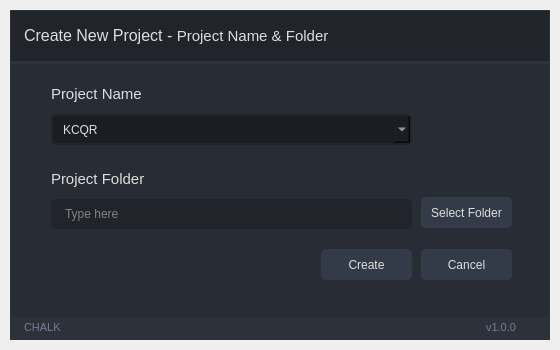
<?xml version="1.0" encoding="UTF-8"?>
<ui version="4.0">
 <author>Wanderson M. Pimenta</author>
 <class>ProjectName</class>
 <widget class="QMainWindow" name="ProjectName">
  <property name="geometry">
   <rect>
    <x>0</x>
    <y>0</y>
    <width>560</width>
    <height>350</height>
   </rect>
  </property>
  <property name="minimumSize">
   <size>
    <width>560</width>
    <height>350</height>
   </size>
  </property>
  <property name="windowTitle">
   <string>MainWindow</string>
  </property>
  <widget class="QWidget" name="styleSheet">
   <property name="font">
    <font>
     <family>Segoe UI</family>
     <pointsize>10</pointsize>
     <italic>false</italic>
     <bold>false</bold>
    </font>
   </property>
   <property name="styleSheet">
    <string notr="true">/* /////////////////////////////////////////////////////////////////////////////////////////////////

SET APP STYLESHEET - FULL STYLES HERE
DARK THEME - DRACULA COLOR BASED

///////////////////////////////////////////////////////////////////////////////////////////////// */

QWidget{
	color: rgb(221, 221, 221);
	font: 10pt &quot;Segoe UI&quot;;
}

/* /////////////////////////////////////////////////////////////////////////////////////////////////
Tooltip */
QToolTip {
	color: #ffffff;
	background-color: rgba(33, 37, 43, 180);
	border: 1px solid rgb(44, 49, 58);
	background-image: none;
	background-position: left center;
    background-repeat: no-repeat;
	border: none;
	border-left: 2px solid rgb(255, 121, 198);
	text-align: left;
	padding-left: 8px;
	margin: 0px;
}

/* /////////////////////////////////////////////////////////////////////////////////////////////////
Bg App */
#bgApp {	
	background-color: rgb(40, 44, 52);
	border: 1px solid rgb(44, 49, 58);
}

/* /////////////////////////////////////////////////////////////////////////////////////////////////
Left Menu */
#leftMenuBg {	
	background-color: rgb(33, 37, 43);
}
#topLogo {
	background-color: rgb(33, 37, 43);
	background-image: url(:/images/images/images/PyDracula.png);
	background-position: centered;
	background-repeat: no-repeat;
}
#titleLeftApp { font: 63 12pt &quot;Segoe UI Semibold&quot;; }
#titleLeftDescription { font: 8pt &quot;Segoe UI&quot;; color: rgb(189, 147, 249); }

/* MENUS */
#topMenu .QPushButton {	
	background-position: left center;
    background-repeat: no-repeat;
	border: none;
	border-left: 22px solid transparent;
	background-color: transparent;
	text-align: left;
	padding-left: 44px;
}
#topMenu .QPushButton:hover {
	background-color: rgb(40, 44, 52);
}
#topMenu .QPushButton:pressed {	
	background-color: rgb(189, 147, 249);
	color: rgb(255, 255, 255);
}
#bottomMenu .QPushButton {	
	background-position: left center;
    background-repeat: no-repeat;
	border: none;
	border-left: 20px solid transparent;
	background-color:transparent;
	text-align: left;
	padding-left: 44px;
}
#bottomMenu .QPushButton:hover {
	background-color: rgb(40, 44, 52);
}
#bottomMenu .QPushButton:pressed {	
	background-color: rgb(189, 147, 249);
	color: rgb(255, 255, 255);
}
#leftMenuFrame{
	border-top: 3px solid rgb(44, 49, 58);
}

/* Toggle Button */
#toggleButton {
	background-position: left center;
    background-repeat: no-repeat;
	border: none;
	border-left: 20px solid transparent;
	background-color: rgb(37, 41, 48);
	text-align: left;
	padding-left: 44px;
	color: rgb(113, 126, 149);
}
#toggleButton:hover {
	background-color: rgb(40, 44, 52);
}
#toggleButton:pressed {
	background-color: rgb(189, 147, 249);
}

/* Title Menu */
#titleRightInfo { padding-left: 10px; }


/* /////////////////////////////////////////////////////////////////////////////////////////////////
Extra Tab */
#extraLeftBox {	
	background-color: rgb(44, 49, 58);
}
#extraTopBg{	
	background-color: rgb(189, 147, 249)
}

/* Icon */
#extraIcon {
	background-position: center;
	background-repeat: no-repeat;
	background-image: url(:/icons/images/icons/icon_settings.png);
}

/* Label */
#extraLabel { color: rgb(255, 255, 255); }

/* Btn Close */
#extraCloseColumnBtn { background-color: rgba(255, 255, 255, 0); border: none;  border-radius: 5px; }
#extraCloseColumnBtn:hover { background-color: rgb(196, 161, 249); border-style: solid; border-radius: 4px; }
#extraCloseColumnBtn:pressed { background-color: rgb(180, 141, 238); border-style: solid; border-radius: 4px; }

/* Extra Content */
#extraContent{
	border-top: 3px solid rgb(40, 44, 52);
}

/* Extra Top Menus */
#extraTopMenu .QPushButton {
background-position: left center;
    background-repeat: no-repeat;
	border: none;
	border-left: 22px solid transparent;
	background-color:transparent;
	text-align: left;
	padding-left: 44px;
}
#extraTopMenu .QPushButton:hover {
	background-color: rgb(40, 44, 52);
}
#extraTopMenu .QPushButton:pressed {	
	background-color: rgb(189, 147, 249);
	color: rgb(255, 255, 255);
}

/* /////////////////////////////////////////////////////////////////////////////////////////////////
Content App */
#contentTopBg{	
	background-color: rgb(33, 37, 43);
}
#contentBottom{
	border-top: 3px solid rgb(44, 49, 58);
}

/* Top Buttons */
#rightButtons .QPushButton { background-color: rgba(255, 255, 255, 0); border: none;  border-radius: 5px; }
#rightButtons .QPushButton:hover { background-color: rgb(44, 49, 57); border-style: solid; border-radius: 4px; }
#rightButtons .QPushButton:pressed { background-color: rgb(23, 26, 30); border-style: solid; border-radius: 4px; }

/* Theme Settings */
#extraRightBox { background-color: rgb(44, 49, 58); }
#themeSettingsTopDetail { background-color: rgb(189, 147, 249); }

/* Bottom Bar */
#bottomBar { background-color: rgb(44, 49, 58); }
#bottomBar QLabel { font-size: 11px; color: rgb(113, 126, 149); padding-left: 10px; padding-right: 10px; padding-bottom: 2px; }

/* CONTENT SETTINGS */
/* MENUS */
#contentSettings .QPushButton {	
	background-position: left center;
    background-repeat: no-repeat;
	border: none;
	border-left: 22px solid transparent;
	background-color:transparent;
	text-align: left;
	padding-left: 44px;
}
#contentSettings .QPushButton:hover {
	background-color: rgb(40, 44, 52);
}
#contentSettings .QPushButton:pressed {	
	background-color: rgb(189, 147, 249);
	color: rgb(255, 255, 255);
}

/* /////////////////////////////////////////////////////////////////////////////////////////////////
QTableWidget */
QTableWidget {	
	background-color: transparent;
	padding: 10px;
	border-radius: 5px;
	gridline-color: rgb(44, 49, 58);
	border-bottom: 1px solid rgb(44, 49, 60);
}
QTableWidget::item{
	border-color: rgb(44, 49, 60);
	padding-left: 5px;
	padding-right: 5px;
	gridline-color: rgb(44, 49, 60);
}
QTableWidget::item:selected{
	background-color: rgb(189, 147, 249);
}
QHeaderView::section{
	background-color: rgb(33, 37, 43);
	max-width: 30px;
	border: 1px solid rgb(44, 49, 58);
	border-style: none;
    border-bottom: 1px solid rgb(44, 49, 60);
    border-right: 1px solid rgb(44, 49, 60);
}
QTableWidget::horizontalHeader {	
	background-color: rgb(33, 37, 43);
}
QHeaderView::section:horizontal
{
    border: 1px solid rgb(33, 37, 43);
	background-color: rgb(33, 37, 43);
	padding: 3px;
	border-top-left-radius: 7px;
    border-top-right-radius: 7px;
}
QHeaderView::section:vertical
{
    border: 1px solid rgb(44, 49, 60);
}

/* /////////////////////////////////////////////////////////////////////////////////////////////////
LineEdit */
QLineEdit {
	background-color: rgb(33, 37, 43);
	border-radius: 5px;
	border: 2px solid rgb(33, 37, 43);
	padding-left: 10px;
	selection-color: rgb(255, 255, 255);
	selection-background-color: rgb(255, 121, 198);
}
QLineEdit:hover {
	border: 2px solid rgb(64, 71, 88);
}
QLineEdit:focus {
	border: 2px solid rgb(91, 101, 124);
}

/* /////////////////////////////////////////////////////////////////////////////////////////////////
PlainTextEdit */
QPlainTextEdit {
	background-color: rgb(27, 29, 35);
	border-radius: 5px;
	padding: 10px;
	selection-color: rgb(255, 255, 255);
	selection-background-color: rgb(255, 121, 198);
}
QPlainTextEdit  QScrollBar:vertical {
    width: 8px;
 }
QPlainTextEdit  QScrollBar:horizontal {
    height: 8px;
 }
QPlainTextEdit:hover {
	border: 2px solid rgb(64, 71, 88);
}
QPlainTextEdit:focus {
	border: 2px solid rgb(91, 101, 124);
}

/* /////////////////////////////////////////////////////////////////////////////////////////////////
ScrollBars */
QScrollBar:horizontal {
    border: none;
    background: rgb(52, 59, 72);
    height: 8px;
    margin: 0px 21px 0 21px;
	border-radius: 0px;
}
QScrollBar::handle:horizontal {
    background: rgb(189, 147, 249);
    min-width: 25px;
	border-radius: 4px
}
QScrollBar::add-line:horizontal {
    border: none;
    background: rgb(55, 63, 77);
    width: 20px;
	border-top-right-radius: 4px;
    border-bottom-right-radius: 4px;
    subcontrol-position: right;
    subcontrol-origin: margin;
}
QScrollBar::sub-line:horizontal {
    border: none;
    background: rgb(55, 63, 77);
    width: 20px;
	border-top-left-radius: 4px;
    border-bottom-left-radius: 4px;
    subcontrol-position: left;
    subcontrol-origin: margin;
}
QScrollBar::up-arrow:horizontal, QScrollBar::down-arrow:horizontal
{
     background: none;
}
QScrollBar::add-page:horizontal, QScrollBar::sub-page:horizontal
{
     background: none;
}
 QScrollBar:vertical {
	border: none;
    background: rgb(52, 59, 72);
    width: 8px;
    margin: 21px 0 21px 0;
	border-radius: 0px;
 }
 QScrollBar::handle:vertical {	
	background: rgb(189, 147, 249);
    min-height: 25px;
	border-radius: 4px
 }
 QScrollBar::add-line:vertical {
     border: none;
    background: rgb(55, 63, 77);
     height: 20px;
	border-bottom-left-radius: 4px;
    border-bottom-right-radius: 4px;
     subcontrol-position: bottom;
     subcontrol-origin: margin;
 }
 QScrollBar::sub-line:vertical {
	border: none;
    background: rgb(55, 63, 77);
     height: 20px;
	border-top-left-radius: 4px;
    border-top-right-radius: 4px;
     subcontrol-position: top;
     subcontrol-origin: margin;
 }
 QScrollBar::up-arrow:vertical, QScrollBar::down-arrow:vertical {
     background: none;
 }

 QScrollBar::add-page:vertical, QScrollBar::sub-page:vertical {
     background: none;
 }

/* /////////////////////////////////////////////////////////////////////////////////////////////////
CheckBox */
QCheckBox::indicator {
    border: 3px solid rgb(52, 59, 72);
	width: 15px;
	height: 15px;
	border-radius: 10px;
    background: rgb(44, 49, 60);
}
QCheckBox::indicator:hover {
    border: 3px solid rgb(58, 66, 81);
}
QCheckBox::indicator:checked {
    background: 3px solid rgb(52, 59, 72);
	border: 3px solid rgb(52, 59, 72);	
	background-image: url(:/icons/images/icons/cil-check-alt.png);
}

/* /////////////////////////////////////////////////////////////////////////////////////////////////
RadioButton */
QRadioButton::indicator {
    border: 3px solid rgb(52, 59, 72);
	width: 15px;
	height: 15px;
	border-radius: 10px;
    background: rgb(44, 49, 60);
}
QRadioButton::indicator:hover {
    border: 3px solid rgb(58, 66, 81);
}
QRadioButton::indicator:checked {
    background: 3px solid rgb(94, 106, 130);
	border: 3px solid rgb(52, 59, 72);	
}

/* /////////////////////////////////////////////////////////////////////////////////////////////////
ComboBox */
QComboBox{
	background-color: rgb(27, 29, 35);
	border-radius: 5px;
	border: 2px solid rgb(33, 37, 43);
	padding: 5px;
	padding-left: 10px;
}
QComboBox:hover{
	border: 2px solid rgb(64, 71, 88);
}
QComboBox::drop-down {
	subcontrol-origin: padding;
	subcontrol-position: top right;
	width: 25px; 
	border-left-width: 3px;
	border-left-color: rgba(39, 44, 54, 150);
	border-left-style: solid;
	border-top-right-radius: 3px;
	border-bottom-right-radius: 3px;	
	background-image: url(:/icons/images/icons/cil-arrow-bottom.png);
	background-position: center;
	background-repeat: no-reperat;
 }
QComboBox QAbstractItemView {
	color: rgb(255, 121, 198);	
	background-color: rgb(33, 37, 43);
	padding: 10px;
	selection-background-color: rgb(39, 44, 54);
}

/* /////////////////////////////////////////////////////////////////////////////////////////////////
Sliders */
QSlider::groove:horizontal {
    border-radius: 5px;
    height: 10px;
	margin: 0px;
	background-color: rgb(52, 59, 72);
}
QSlider::groove:horizontal:hover {
	background-color: rgb(55, 62, 76);
}
QSlider::handle:horizontal {
    background-color: rgb(189, 147, 249);
    border: none;
    height: 10px;
    width: 10px;
    margin: 0px;
	border-radius: 5px;
}
QSlider::handle:horizontal:hover {
    background-color: rgb(195, 155, 255);
}
QSlider::handle:horizontal:pressed {
    background-color: rgb(255, 121, 198);
}

QSlider::groove:vertical {
    border-radius: 5px;
    width: 10px;
    margin: 0px;
	background-color: rgb(52, 59, 72);
}
QSlider::groove:vertical:hover {
	background-color: rgb(55, 62, 76);
}
QSlider::handle:vertical {
    background-color: rgb(189, 147, 249);
	border: none;
    height: 10px;
    width: 10px;
    margin: 0px;
	border-radius: 5px;
}
QSlider::handle:vertical:hover {
    background-color: rgb(195, 155, 255);
}
QSlider::handle:vertical:pressed {
    background-color: rgb(255, 121, 198);
}

/* /////////////////////////////////////////////////////////////////////////////////////////////////
CommandLinkButton */
QCommandLinkButton {	
	color: rgb(255, 121, 198);
	border-radius: 5px;
	padding: 5px;
	color: rgb(255, 170, 255);
}
QCommandLinkButton:hover {	
	color: rgb(255, 170, 255);
	background-color: rgb(44, 49, 60);
}
QCommandLinkButton:pressed {	
	color: rgb(189, 147, 249);
	background-color: rgb(52, 58, 71);
}

/* /////////////////////////////////////////////////////////////////////////////////////////////////
Button */
#pagesContainer QPushButton {
	border: 2px solid rgb(52, 59, 72);
	border-radius: 5px;	
	background-color: rgb(52, 59, 72);
}
#pagesContainer QPushButton:hover {
	background-color: rgb(57, 65, 80);
	border: 2px solid rgb(61, 70, 86);
}
#pagesContainer QPushButton:pressed {	
	background-color: rgb(35, 40, 49);
	border: 2px solid rgb(43, 50, 61);
}

</string>
   </property>
   <layout class="QVBoxLayout" name="appMargins">
    <property name="spacing">
     <number>0</number>
    </property>
    <property name="leftMargin">
     <number>10</number>
    </property>
    <property name="topMargin">
     <number>10</number>
    </property>
    <property name="rightMargin">
     <number>10</number>
    </property>
    <property name="bottomMargin">
     <number>10</number>
    </property>
    <item>
     <widget class="QFrame" name="bgApp">
      <property name="styleSheet">
       <string notr="true"/>
      </property>
      <property name="frameShape">
       <enum>QFrame::NoFrame</enum>
      </property>
      <property name="frameShadow">
       <enum>QFrame::Raised</enum>
      </property>
      <layout class="QHBoxLayout" name="horizontalLayout_6">
       <property name="spacing">
        <number>0</number>
       </property>
       <property name="leftMargin">
        <number>0</number>
       </property>
       <property name="topMargin">
        <number>0</number>
       </property>
       <property name="rightMargin">
        <number>0</number>
       </property>
       <property name="bottomMargin">
        <number>0</number>
       </property>
       <item>
        <widget class="QFrame" name="contentBox">
         <property name="frameShape">
          <enum>QFrame::NoFrame</enum>
         </property>
         <property name="frameShadow">
          <enum>QFrame::Raised</enum>
         </property>
         <layout class="QVBoxLayout" name="verticalLayout_2">
          <property name="spacing">
           <number>0</number>
          </property>
          <property name="leftMargin">
           <number>0</number>
          </property>
          <property name="topMargin">
           <number>0</number>
          </property>
          <property name="rightMargin">
           <number>0</number>
          </property>
          <property name="bottomMargin">
           <number>0</number>
          </property>
          <item>
           <widget class="QFrame" name="contentTopBg">
            <property name="minimumSize">
             <size>
              <width>0</width>
              <height>50</height>
             </size>
            </property>
            <property name="maximumSize">
             <size>
              <width>16777215</width>
              <height>50</height>
             </size>
            </property>
            <property name="frameShape">
             <enum>QFrame::NoFrame</enum>
            </property>
            <property name="frameShadow">
             <enum>QFrame::Raised</enum>
            </property>
            <layout class="QHBoxLayout" name="horizontalLayout">
             <property name="spacing">
              <number>0</number>
             </property>
             <property name="leftMargin">
              <number>0</number>
             </property>
             <property name="topMargin">
              <number>0</number>
             </property>
             <property name="rightMargin">
              <number>10</number>
             </property>
             <property name="bottomMargin">
              <number>0</number>
             </property>
             <item>
              <widget class="QFrame" name="leftBox">
               <property name="sizePolicy">
                <sizepolicy hsizetype="Expanding" vsizetype="Preferred">
                 <horstretch>0</horstretch>
                 <verstretch>0</verstretch>
                </sizepolicy>
               </property>
               <property name="frameShape">
                <enum>QFrame::NoFrame</enum>
               </property>
               <property name="frameShadow">
                <enum>QFrame::Raised</enum>
               </property>
               <layout class="QHBoxLayout" name="horizontalLayout_3">
                <property name="spacing">
                 <number>0</number>
                </property>
                <property name="leftMargin">
                 <number>0</number>
                </property>
                <property name="topMargin">
                 <number>0</number>
                </property>
                <property name="rightMargin">
                 <number>0</number>
                </property>
                <property name="bottomMargin">
                 <number>0</number>
                </property>
                <item>
                 <widget class="QLabel" name="titleRightInfo">
                  <property name="sizePolicy">
                   <sizepolicy hsizetype="Preferred" vsizetype="Expanding">
                    <horstretch>0</horstretch>
                    <verstretch>0</verstretch>
                   </sizepolicy>
                  </property>
                  <property name="maximumSize">
                   <size>
                    <width>16777215</width>
                    <height>45</height>
                   </size>
                  </property>
                  <property name="font">
                   <font>
                    <family>Segoe UI</family>
                    <pointsize>10</pointsize>
                    <italic>false</italic>
                    <bold>false</bold>
                   </font>
                  </property>
                  <property name="text">
                   <string>&lt;html&gt;&lt;head/&gt;&lt;body&gt;&lt;p&gt;&lt;span style=&quot; font-size:12pt;&quot;&gt;Create New Project - &lt;/span&gt;&lt;span style=&quot; font-size:11pt;&quot;&gt;Project Name &amp;amp; Folder&lt;/span&gt;&lt;/p&gt;&lt;/body&gt;&lt;/html&gt;</string>
                  </property>
                  <property name="alignment">
                   <set>Qt::AlignLeading|Qt::AlignLeft|Qt::AlignVCenter</set>
                  </property>
                 </widget>
                </item>
               </layout>
              </widget>
             </item>
             <item alignment="Qt::AlignRight">
              <widget class="QFrame" name="rightButtons">
               <property name="minimumSize">
                <size>
                 <width>0</width>
                 <height>28</height>
                </size>
               </property>
               <property name="frameShape">
                <enum>QFrame::NoFrame</enum>
               </property>
               <property name="frameShadow">
                <enum>QFrame::Raised</enum>
               </property>
               <layout class="QHBoxLayout" name="horizontalLayout_2">
                <property name="spacing">
                 <number>5</number>
                </property>
                <property name="leftMargin">
                 <number>0</number>
                </property>
                <property name="topMargin">
                 <number>0</number>
                </property>
                <property name="rightMargin">
                 <number>0</number>
                </property>
                <property name="bottomMargin">
                 <number>0</number>
                </property>
                <item>
                 <widget class="QPushButton" name="minimizeAppBtn">
                  <property name="minimumSize">
                   <size>
                    <width>28</width>
                    <height>28</height>
                   </size>
                  </property>
                  <property name="maximumSize">
                   <size>
                    <width>28</width>
                    <height>28</height>
                   </size>
                  </property>
                  <property name="cursor">
                   <cursorShape>PointingHandCursor</cursorShape>
                  </property>
                  <property name="toolTip">
                   <string>Minimize</string>
                  </property>
                  <property name="text">
                   <string/>
                  </property>
                  <property name="icon">
                   <iconset resource="../resources.qrc">
                    <normaloff>:/icons/images/icons/icon_minimize.png</normaloff>:/icons/images/icons/icon_minimize.png</iconset>
                  </property>
                  <property name="iconSize">
                   <size>
                    <width>20</width>
                    <height>20</height>
                   </size>
                  </property>
                 </widget>
                </item>
                <item>
                 <widget class="QPushButton" name="maximizeRestoreAppBtn">
                  <property name="minimumSize">
                   <size>
                    <width>28</width>
                    <height>28</height>
                   </size>
                  </property>
                  <property name="maximumSize">
                   <size>
                    <width>28</width>
                    <height>28</height>
                   </size>
                  </property>
                  <property name="font">
                   <font>
                    <family>Segoe UI</family>
                    <pointsize>10</pointsize>
                    <italic>false</italic>
                    <bold>false</bold>
                    <stylestrategy>PreferDefault</stylestrategy>
                   </font>
                  </property>
                  <property name="cursor">
                   <cursorShape>PointingHandCursor</cursorShape>
                  </property>
                  <property name="toolTip">
                   <string>Maximize</string>
                  </property>
                  <property name="styleSheet">
                   <string notr="true"/>
                  </property>
                  <property name="text">
                   <string/>
                  </property>
                  <property name="icon">
                   <iconset resource="../resources.qrc">
                    <normaloff>:/icons/images/icons/icon_maximize.png</normaloff>:/icons/images/icons/icon_maximize.png</iconset>
                  </property>
                  <property name="iconSize">
                   <size>
                    <width>20</width>
                    <height>20</height>
                   </size>
                  </property>
                 </widget>
                </item>
                <item>
                 <widget class="QPushButton" name="closeAppBtn">
                  <property name="minimumSize">
                   <size>
                    <width>28</width>
                    <height>28</height>
                   </size>
                  </property>
                  <property name="maximumSize">
                   <size>
                    <width>28</width>
                    <height>28</height>
                   </size>
                  </property>
                  <property name="cursor">
                   <cursorShape>PointingHandCursor</cursorShape>
                  </property>
                  <property name="toolTip">
                   <string>Close</string>
                  </property>
                  <property name="text">
                   <string/>
                  </property>
                  <property name="icon">
                   <iconset resource="../resources.qrc">
                    <normaloff>:/icons/images/icons/icon_close.png</normaloff>:/icons/images/icons/icon_close.png</iconset>
                  </property>
                  <property name="iconSize">
                   <size>
                    <width>20</width>
                    <height>20</height>
                   </size>
                  </property>
                 </widget>
                </item>
               </layout>
              </widget>
             </item>
            </layout>
           </widget>
          </item>
          <item>
           <widget class="QFrame" name="contentBottom">
            <property name="frameShape">
             <enum>QFrame::NoFrame</enum>
            </property>
            <property name="frameShadow">
             <enum>QFrame::Raised</enum>
            </property>
            <layout class="QVBoxLayout" name="verticalLayout_6">
             <property name="spacing">
              <number>0</number>
             </property>
             <property name="leftMargin">
              <number>0</number>
             </property>
             <property name="topMargin">
              <number>0</number>
             </property>
             <property name="rightMargin">
              <number>0</number>
             </property>
             <property name="bottomMargin">
              <number>0</number>
             </property>
             <item>
              <widget class="QFrame" name="content">
               <property name="frameShape">
                <enum>QFrame::NoFrame</enum>
               </property>
               <property name="frameShadow">
                <enum>QFrame::Raised</enum>
               </property>
               <layout class="QHBoxLayout" name="horizontalLayout_4">
                <property name="spacing">
                 <number>0</number>
                </property>
                <property name="leftMargin">
                 <number>0</number>
                </property>
                <property name="topMargin">
                 <number>0</number>
                </property>
                <property name="rightMargin">
                 <number>0</number>
                </property>
                <property name="bottomMargin">
                 <number>0</number>
                </property>
                <item>
                 <widget class="QFrame" name="pagesContainer">
                  <property name="styleSheet">
                   <string notr="true"/>
                  </property>
                  <property name="frameShape">
                   <enum>QFrame::NoFrame</enum>
                  </property>
                  <property name="frameShadow">
                   <enum>QFrame::Raised</enum>
                  </property>
                  <widget class="QLabel" name="label">
                   <property name="geometry">
                    <rect>
                     <x>40</x>
                     <y>15</y>
                     <width>111</width>
                     <height>31</height>
                    </rect>
                   </property>
                   <property name="font">
                    <font>
                     <family>Segoe UI</family>
                     <pointsize>10</pointsize>
                     <italic>false</italic>
                     <bold>false</bold>
                    </font>
                   </property>
                   <property name="text">
                    <string>&lt;html&gt;&lt;head/&gt;&lt;body&gt;&lt;p&gt;&lt;span style=&quot; font-size:11pt;&quot;&gt;Project Name &lt;/span&gt;&lt;/p&gt;&lt;/body&gt;&lt;/html&gt;</string>
                   </property>
                  </widget>
                  <widget class="QLabel" name="label_2">
                   <property name="geometry">
                    <rect>
                     <x>40</x>
                     <y>100</y>
                     <width>111</width>
                     <height>31</height>
                    </rect>
                   </property>
                   <property name="font">
                    <font>
                     <family>Segoe UI</family>
                     <pointsize>10</pointsize>
                     <italic>false</italic>
                     <bold>false</bold>
                    </font>
                   </property>
                   <property name="text">
                    <string>&lt;html&gt;&lt;head/&gt;&lt;body&gt;&lt;p&gt;&lt;span style=&quot; font-size:11pt;&quot;&gt;Project Folder&lt;/span&gt;&lt;/p&gt;&lt;/body&gt;&lt;/html&gt;</string>
                   </property>
                  </widget>
                  <widget class="QPushButton" name="selectFolderButton">
                   <property name="geometry">
                    <rect>
                     <x>410</x>
                     <y>133</y>
                     <width>91</width>
                     <height>31</height>
                    </rect>
                   </property>
                   <property name="text">
                    <string>Select Folder</string>
                   </property>
                  </widget>
                  <widget class="QPushButton" name="cancelButton">
                   <property name="geometry">
                    <rect>
                     <x>410</x>
                     <y>185</y>
                     <width>91</width>
                     <height>31</height>
                    </rect>
                   </property>
                   <property name="text">
                    <string>Cancel</string>
                   </property>
                  </widget>
                  <widget class="QPushButton" name="nextButton">
                   <property name="geometry">
                    <rect>
                     <x>310</x>
                     <y>185</y>
                     <width>91</width>
                     <height>31</height>
                    </rect>
                   </property>
                   <property name="text">
                    <string>Create</string>
                   </property>
                  </widget>
                  <widget class="QLineEdit" name="lineFolder">
                   <property name="geometry">
                    <rect>
                     <x>40</x>
                     <y>135</y>
                     <width>361</width>
                     <height>30</height>
                    </rect>
                   </property>
                   <property name="minimumSize">
                    <size>
                     <width>0</width>
                     <height>30</height>
                    </size>
                   </property>
                   <property name="styleSheet">
                    <string notr="true">background-color: rgb(33, 37, 43);</string>
                   </property>
                   <property name="text">
                    <string/>
                   </property>
                   <property name="placeholderText">
                    <string>Type here</string>
                   </property>
                  </widget>
                  <widget class="QComboBox" name="datasetComboBox">
                   <property name="geometry">
                    <rect>
                     <x>40</x>
                     <y>50</y>
                     <width>361</width>
                     <height>31</height>
                    </rect>
                   </property>
                   <item>
                    <property name="text">
                     <string>KCQR</string>
                    </property>
                   </item>
                   <item>
                    <property name="text">
                     <string>Harbor2k</string>
                    </property>
                   </item>
                   <item>
                    <property name="text">
                     <string>UOSCD</string>
                    </property>
                   </item>
                  </widget>
                 </widget>
                </item>
               </layout>
              </widget>
             </item>
             <item>
              <widget class="QFrame" name="bottomBar">
               <property name="minimumSize">
                <size>
                 <width>0</width>
                 <height>22</height>
                </size>
               </property>
               <property name="maximumSize">
                <size>
                 <width>16777215</width>
                 <height>22</height>
                </size>
               </property>
               <property name="frameShape">
                <enum>QFrame::NoFrame</enum>
               </property>
               <property name="frameShadow">
                <enum>QFrame::Raised</enum>
               </property>
               <layout class="QHBoxLayout" name="horizontalLayout_5">
                <property name="spacing">
                 <number>0</number>
                </property>
                <property name="leftMargin">
                 <number>0</number>
                </property>
                <property name="topMargin">
                 <number>0</number>
                </property>
                <property name="rightMargin">
                 <number>0</number>
                </property>
                <property name="bottomMargin">
                 <number>0</number>
                </property>
                <item>
                 <widget class="QLabel" name="creditsLabel">
                  <property name="maximumSize">
                   <size>
                    <width>16777215</width>
                    <height>16</height>
                   </size>
                  </property>
                  <property name="font">
                   <font>
                    <family>Segoe UI</family>
                    <pointsize>-1</pointsize>
                    <italic>false</italic>
                    <bold>false</bold>
                   </font>
                  </property>
                  <property name="text">
                   <string>CHALK</string>
                  </property>
                  <property name="alignment">
                   <set>Qt::AlignLeading|Qt::AlignLeft|Qt::AlignVCenter</set>
                  </property>
                 </widget>
                </item>
                <item>
                 <widget class="QLabel" name="version">
                  <property name="text">
                   <string>v1.0.0</string>
                  </property>
                  <property name="alignment">
                   <set>Qt::AlignRight|Qt::AlignTrailing|Qt::AlignVCenter</set>
                  </property>
                 </widget>
                </item>
                <item>
                 <widget class="QFrame" name="frame_size_grip">
                  <property name="minimumSize">
                   <size>
                    <width>20</width>
                    <height>0</height>
                   </size>
                  </property>
                  <property name="maximumSize">
                   <size>
                    <width>20</width>
                    <height>16777215</height>
                   </size>
                  </property>
                  <property name="frameShape">
                   <enum>QFrame::NoFrame</enum>
                  </property>
                  <property name="frameShadow">
                   <enum>QFrame::Raised</enum>
                  </property>
                 </widget>
                </item>
               </layout>
              </widget>
             </item>
            </layout>
           </widget>
          </item>
         </layout>
        </widget>
       </item>
      </layout>
     </widget>
    </item>
   </layout>
  </widget>
 </widget>
 <resources>
  <include location="../resources.qrc"/>
 </resources>
 <connections/>
</ui>
